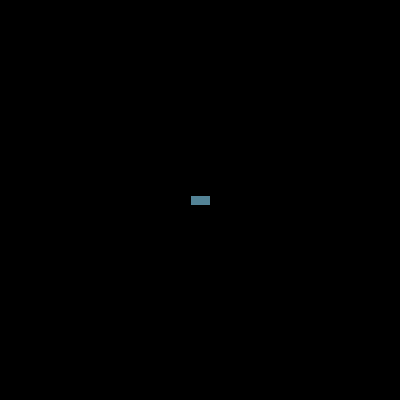
Frame 1 (no input)
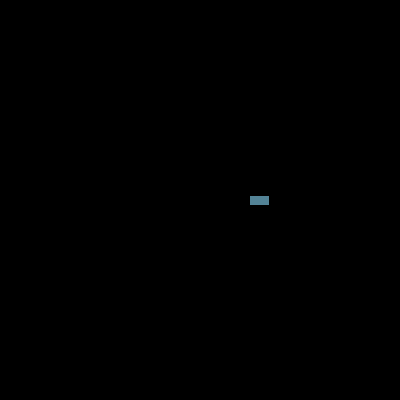
Frame 60 (the mouse pressed at the canvas centre just before this capture)
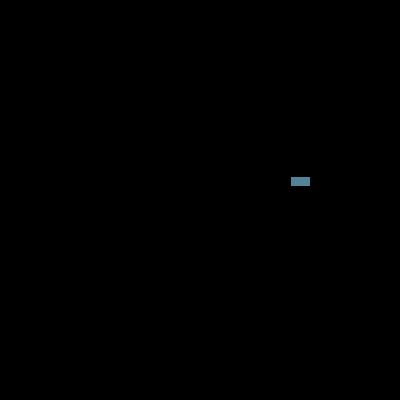
Frame 120 (the mouse held since frame 60 and released just before this capture)

The Processing sketch that drew these frames (run headless with seeded random() and noise(); from frame 60 on, the mouse is pressed at the canvas centre):

// Processing sketch: CarTurn
// ── CarTurn.pde
Car car1;  //Declare new Car object

void setup(){
  size(400,400);
  car1 = new Car(color(83, 131, 150));  //added a color paramater to the constructor
}

void draw(){
  background(0);
  car1.display();
  car1.drive();
  
  if((car1.xSpeed > 0 && car1.xPos >= 3 * width/4) || (car1.xSpeed < 0 && car1.xPos <= width/4)){
    car1.turnLeft();  //you must add the turnLeft() function in the Car class
  }
  
  if((car1.ySpeed > 0 && car1.yPos >= 3 * height/4) || (car1.ySpeed < 0 && car1.yPos <= height/4)){
    car1.turnLeft();  //you must add the turnLeft() function in the Car class
  }
}

// ── Car.pde
class Car {
  color c;
  float xPos;
  float yPos;
  float xSpeed;
  float ySpeed;  //added for turnLeft() function


  Car(color thisColor) {  //constructor with parameter
    c = thisColor;
    xPos = width/2;
    yPos = height/2;
    xSpeed = 1;
    ySpeed = 0;  //added for turnLeft() function
  }

  void display() {
    rectMode(CENTER);
    fill(c);
    rect(xPos, yPos, 20, 10);
  }

  void drive() {
    xPos += xSpeed;
    yPos += ySpeed;  //added
  }

  void turnLeft() {
    if (car1.xSpeed == 1) {
      car1.xSpeed = 0;
      car1.ySpeed = -1;
    } else if (car1.ySpeed == 1) {
      car1.xSpeed = 1;
      car1.ySpeed = 0;
    } else if (car1.xSpeed == -1) {
      car1.xSpeed = 0;
      car1.ySpeed = 1;
    } else if (car1.ySpeed == -1) {
      car1.xSpeed = -1;
      car1.ySpeed = 0;
    }
    /*
    Your job is to complete this function.  Make the car turn left from its own
     perspective.  So if it is moving to the right on the screen, it should turn "up." 
     If it is moving up on the screen, it should turn left.  If it is moving to the left
     on the screen, it should turn "down."  If it is moving down on the screen, it 
     should turn to the right. 
     
     As a hint, you will use an if statement to figure out which speed is 
     currently not zero (in other words, which direction is it currently moving?),
     then change the values appropriately.  
     
     Another hint:  The only values you need to use for xSpeed and for ySpeed are 0, 1, and -1.
     */
  }
}
